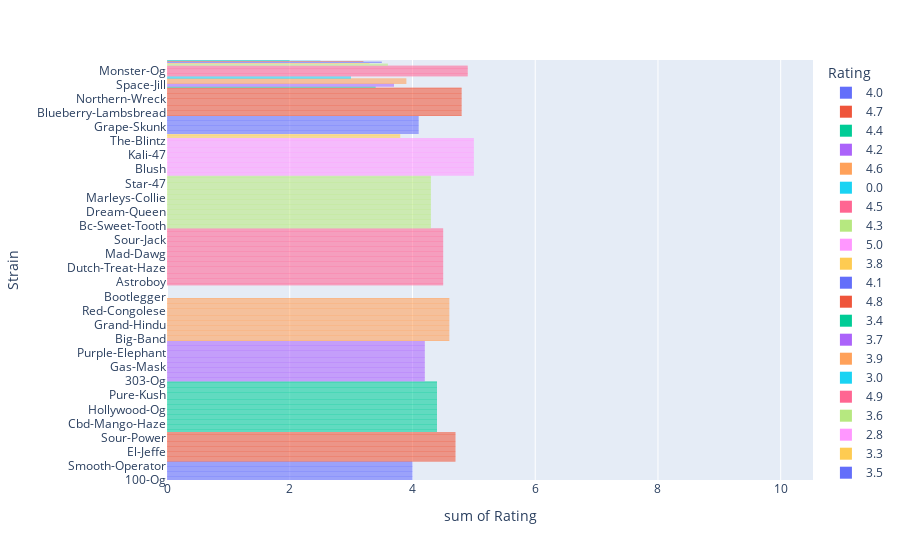

Source (notebook cell):
### Markdown cell above
Now THAT is funny.

### Code cell
px.histogram(df, x='Rating', y='Strain', color='Rating')

### Figure 1 — Plotly figure (JSON) as saved in the notebook; plotly's stock layout.template omitted (floating-point values rounded to 4 significant figures; data arrays with more than 128 entries replaced by an {"elided": "..."} marker saying what was removed)
{"data": [{"alignmentgroup": "True", "bingroup": "y", "histfunc": "sum", "hovertemplate": "Rating=4.0<br>sum of Rating=%{x}<br>Strain=%{y}<extra></extra>", "legendgroup": "4.0", "marker": {"color": "#636efa"}, "name": "4.0", "offsetgroup": "4.0", "orientation": "h", "showlegend": true, "type": "histogram", "x": [4, 4, 4, 4, 4, 4, 4, 4, 4, 4, 4, 4, 4, 4, 4, 4, 4, 4, 4, 4, 4, 4, 4, 4, 4, 4, 4, 4, 4, 4, 4, 4, 4, 4, 4, 4, 4, 4, 4, 4, 4, 4, 4, 4, 4, 4, 4, 4, 4, 4, 4, 4, 4, 4, 4, 4, 4, 4, 4, 4, 4, 4, 4, 4, 4, 4, 4, 4, 4, 4, 4, 4, 4, 4, 4, 4, 4, 4, 4, 4, 4, 4, 4, 4, 4, 4, 4, 4, 4, 4, 4, 4, 4, 4, 4, 4, 4, 4, 4, 4, 4, 4, 4, 4], "xaxis": "x", "y": ["100-Og", "Ak-48", "Afghan-Big-Bud", "Alien-Apparition", "Armageddon", "Belladonna", "Big-Holy-Nina", "Big-Skunk-Korean", "Big-Sur-Holy-Bud", "Black-Dhalia", "Black-Larry-Bird", "Black-Magic", "Black-Roses", "Blue-Mountain-Fire", "Blueberry-Triple-Og", "Blues", "Bogart", "Boggle-Gum", "Bubba-Doja", "Bubbas-Bitch", "Capleton", "Cello-Sweet-Og", "Central-American", "Chocolope-Kush", "Dj-Smoke", "Damn-Sour", "Day-Tripper", "Domino", "Dr-Bubbles", "Dreadlock", "Dutch-Haze", "Elephant", "Fire-Alien-Strawberry", "First-48", "Fruitylicious", "Gto", "Ghost-Ship", "Government-Mule", "Gravity", "Hawaiian-Thunder-Fuck", "Haze-Mist", "Honey-Rock", "I-95", "Irish-Cream", "Js-Famous-Kush", "K2", "Kaleidos-Dope", "Kaptns-Grand-Dream", "Kiss", "Krakatoa", "Kush-N-Cheese", "Kushashima", "Ladyburn-1974", "Lamborghini", "Legendary-Lemon", "Lem-Chem", "Leonidas", "Magic-Jordan", "Mau-Mau", "Maui-Berry", "Mega-Jackpot", "Mendocino-Madness", "Mission-Kush", "Misty-Morning", "Ms-Universe", "Nepalese-Jam", "North-Indian", "Northern-Cross", "Og-Eddy-Lepp", "Old-Mother-Sativa", "Orange-Romulan", "Pineapple-Cookies", "Pineapple-Thai", "Pink-Berry", "Poochie-Love", "Power-Kush", "Red-Cherry-Berry", "Romping-Goddess", "Silver-Back", "Smooth-Operator", "Snow-Mountain", "Snow-Ryder", "Sour-Breath", "South-American", "South-Asian", "Strawberry-Alien-Kush", "Super-Cat-Piss", "Superstar", "Sweet-Deep-Grapefruit", "Swiss-Bliss", "Tangelo-Kush", "Thai-Girl", "Thai-Tanic", "Hog", "The-Sheriff", "Tommys-Home-Grown", "Transformer", "Very-Berry-Haze", "Waldo", "Wembley", "White-Haze", "White-Zombie", "Wonderwoman-Og", "X-Tra-Chz"], "yaxis": "y"}, {"alignmentgroup": "True", "bingroup": "y", "histfunc": "sum", "hovertemplate": "Rating=4.7<br>sum of Rating=%{x}<br>Strain=%{y}<extra></extra>", "legendgroup": "4.7", "marker": {"color": "#EF553B"}, "name": "4.7", "offsetgroup": "4.7", "orientation": "h", "showlegend": true, "type": "histogram", "x": {"elided": "164 float values"}, "xaxis": "x", "y": {"elided": "164 str values"}, "yaxis": "y"}, {"alignmentgroup": "True", "bingroup": "y", "histfunc": "sum", "hovertemplate": "Rating=4.4<br>sum of Rating=%{x}<br>Strain=%{y}<extra></extra>", "legendgroup": "4.4", "marker": {"color": "#00cc96"}, "name": "4.4", "offsetgroup": "4.4", "orientation": "h", "showlegend": true, "type": "histogram", "x": {"elided": "284 float values"}, "xaxis": "x", "y": {"elided": "284 str values"}, "yaxis": "y"}, {"alignmentgroup": "True", "bingroup": "y", "histfunc": "sum", "hovertemplate": "Rating=4.2<br>sum of Rating=%{x}<br>Strain=%{y}<extra></extra>", "legendgroup": "4.2", "marker": {"color": "#ab63fa"}, "name": "4.2", "offsetgroup": "4.2", "orientation": "h", "showlegend": true, "type": "histogram", "x": {"elided": "225 float values"}, "xaxis": "x", "y": {"elided": "225 str values"}, "yaxis": "y"}, {"alignmentgroup": "True", "bingroup": "y", "histfunc": "sum", "hovertemplate": "Rating=4.6<br>sum of Rating=%{x}<br>Strain=%{y}<extra></extra>", "legendgroup": "4.6", "marker": {"color": "#FFA15A"}, "name": "4.6", "offsetgroup": "4.6", "orientation": "h", "showlegend": true, "type": "histogram", "x": {"elided": "242 float values"}, "xaxis": "x", "y": {"elided": "242 str values"}, "yaxis": "y"}, {"alignmentgroup": "True", "bingroup": "y", "histfunc": "sum", "hovertemplate": "Rating=0.0<br>sum of Rating=%{x}<br>Strain=%{y}<extra></extra>", "legendgroup": "0.0", "marker": {"color": "#19d3f3"}, "name": "0.0", "offsetgroup": "0.0", "orientation": "h", "showlegend": true, "type": "histogram", "x": [0, 0, 0, 0, 0, 0, 0, 0, 0, 0, 0, 0, 0, 0, 0, 0, 0, 0, 0, 0, 0, 0, 0, 0, 0, 0, 0, 0, 0, 0, 0, 0, 0, 0, 0, 0, 0, 0, 0, 0, 0, 0, 0, 0, 0, 0, 0, 0, 0, 0, 0, 0, 0, 0, 0, 0, 0, 0, 0, 0, 0, 0, 0, 0, 0, 0, 0, 0, 0, 0, 0], "xaxis": "x", "y": ["3-Bears-Og", "Afrikaner", "Bangi-Haze", "Bermuda-Sour", "Blizzard-Bush", "Blue-Trane", "Bodega-Bubblegum", "Boombaye", "Bootlegger", "Bright-Moments", "Bronze-Whaler", "Bubba-Hash", "Burnt-Cookies", "Cbd-Rich-Blessing", "Cackleberry", "Calyx-Og", "Caramel-Kona-Coffee-Cookies", "Cherry-Fire", "Chocoholic", "Chocolate-Meringue", "Chocolate-Tonic", "Dr-Quantum", "Erdpurt", "Fn-Louzer", "Godzilla-Blood", "Golden-Soda", "Grape-Dawg", "Hannibal-Nectar", "Hayleys-Haze", "Ifc-Og", "Intergalactic", "Jacky-Girl", "Laughing-Gas", "Lazy-Train", "Legend-Of-Nigeria", "Lemon-Crme", "Lennon", "Lost-Sierra-Night-Nurse", "Mc1", "Martian-Muffins", "Og-1-Kenobi", "Orange-Kush-Breath", "Patti-Cake", "Pestilence", "Peyton-Manning", "Pineapple-Calyx", "Pia-Collision", "Proper-Pho-Shatter-S", "Proper-Pho-Shatter-H", "Proper-Pho-Shatter-I", "Purple-Animal-Cookies", "Purple-Frost", "Rare-Darkness", "Rebel-Tangie-Kandy", "Red-Velvet-Pie", "Rigger-Kush", "Seattlesoda", "Sky-Master", "Soulshine-Aloha", "Sour-Cherry-Sherbert", "South-Asian-Sativa", "Sugar-Calyx", "Sugar-Pine", "Sunlight-Skunk", "Sweet-Hawaiian-Tangie-Banana", "Tangie-Sunrise", "The-Fork", "The-Wills", "Tonics-Web", "Violeta", "White-Ryder"], "yaxis": "y"}, {"alignmentgroup": "True", "bingroup": "y", "histfunc": "sum", "hovertemplate": "Rating=4.5<br>sum of Rating=%{x}<br>Strain=%{y}<extra></extra>", "legendgroup": "4.5", "marker": {"color": "#FF6692"}, "name": "4.5", "offsetgroup": "4.5", "orientation": "h", "showlegend": true, "type": "histogram", "x": {"elided": "317 float values"}, "xaxis": "x", "y": {"elided": "317 str values"}, "yaxis": "y"}, {"alignmentgroup": "True", "bingroup": "y", "histfunc": "sum", "hovertemplate": "Rating=4.3<br>sum of Rating=%{x}<br>Strain=%{y}<extra></extra>", "legendgroup": "4.3", "marker": {"color": "#B6E880"}, "name": "4.3", "offsetgroup": "4.3", "orientation": "h", "showlegend": true, "type": "histogram", "x": {"elided": "297 float values"}, "xaxis": "x", "y": {"elided": "297 str values"}, "yaxis": "y"}, {"alignmentgroup": "True", "bingroup": "y", "histfunc": "sum", "hovertemplate": "Rating=5.0<br>sum of Rating=%{x}<br>Strain=%{y}<extra></extra>", "legendgroup": "5.0", "marker": {"color": "#FF97FF"}, "name": "5.0", "offsetgroup": "5.0", "orientation": "h", "showlegend": true, "type": "histogram", "x": {"elided": "210 int values"}, "xaxis": "x", "y": {"elided": "210 str values"}, "yaxis": "y"}, {"alignmentgroup": "True", "bingroup": "y", "histfunc": "sum", "hovertemplate": "Rating=3.8<br>sum of Rating=%{x}<br>Strain=%{y}<extra></extra>", "legendgroup": "3.8", "marker": {"color": "#FECB52"}, "name": "3.8", "offsetgroup": "3.8", "orientation": "h", "showlegend": true, "type": "histogram", "x": [3.8, 3.8, 3.8, 3.8, 3.8, 3.8, 3.8, 3.8, 3.8, 3.8, 3.8, 3.8, 3.8, 3.8, 3.8, 3.8, 3.8, 3.8, 3.8, 3.8, 3.8, 3.8, 3.8], "xaxis": "x", "y": ["A-10", "Afkansastan", "Alien-Abduction", "Bb-King", "Blue-Bastard", "Bubble-Cheese", "Bubblegun", "Diesel-Duff", "Donegal", "Early-Girl", "El-Nino", "Green-Haze", "Green-Kush", "Hawaiian-Delight", "Highwayman", "Mossad", "Old-School-Og", "Root-Beer-Kush", "Serious-6", "Skywalker-Alien", "South-Indian-Indica", "Thaidal-Wave", "Wild-Thailand"], "yaxis": "y"}, {"alignmentgroup": "True", "bingroup": "y", "histfunc": "sum", "hovertemplate": "Rating=4.1<br>sum of Rating=%{x}<br>Strain=%{y}<extra></extra>", "legendgroup": "4.1", "marker": {"color": "#636efa"}, "name": "4.1", "offsetgroup": "4.1", "orientation": "h", "showlegend": true, "type": "histogram", "x": [4.1, 4.1, 4.1, 4.1, 4.1, 4.1, 4.1, 4.1, 4.1, 4.1, 4.1, 4.1, 4.1, 4.1, 4.1, 4.1, 4.1, 4.1, 4.1, 4.1, 4.1, 4.1, 4.1, 4.1, 4.1, 4.1, 4.1, 4.1, 4.1, 4.1, 4.1, 4.1, 4.1, 4.1, 4.1, 4.1, 4.1, 4.1, 4.1, 4.1, 4.1, 4.1, 4.1, 4.1, 4.1, 4.1, 4.1, 4.1, 4.1, 4.1, 4.1, 4.1, 4.1, 4.1, 4.1, 4.1, 4.1, 4.1, 4.1, 4.1, 4.1, 4.1, 4.1, 4.1, 4.1, 4.1, 4.1, 4.1, 4.1, 4.1, 4.1, 4.1, 4.1, 4.1, 4.1, 4.1, 4.1, 4.1, 4.1, 4.1, 4.1, 4.1, 4.1, 4.1, 4.1, 4.1, 4.1, 4.1, 4.1, 4.1, 4.1, 4.1, 4.1, 4.1, 4.1, 4.1, 4.1, 4.1, 4.1, 4.1, 4.1], "xaxis": "x", "y": ["A-Train", "Ace-Of-Spades", "Afghan-Hawaiian", "Afghan-Kush", "Afghanica", "Afghooey", "Afgoo", "Alien-Hallucination", "Anesthesia", "Arabian-Gold", "Aspen-Og", "B-52", "Big-Bang", "Big-Wreck", "Black-Diesel", "Black-Ice", "Black-Label-Kush", "Black-Widow", "Blackberry-Diesel", "Blue-Boy", "Blue-Goo", "Blue-Persuasion", "Bubble-Gum", "Cannadential", "Caramelo", "Cheese", "Chem-Crush", "Chocolate-Thunder", "Church-Og", "Dawgfather-Og", "Devils-Tit", "Diablo", "Dieseltonic", "Early-Skunk", "Edelweiss", "Elderberry-Kush", "Enemy-Of-The-State", "Garlic-Bud", "Grand-Hustle", "Grape-Skunk", "Green-Cheese", "Green-Love-Potion", "Guava-Kush", "Guido-Kush", "Haole", "Hawaiian-Sunrise", "Heavy-Duty-Fruity", "Ice", "Ice-Cream", "Industrial-Plant", "Jack-Haze", "Jack-Kush", "Jacked-Up", "Jock-Horror", "Juicy-Fruit", "K1", "Kali-Mist", "Katsu-Kush", "Lavender", "Lavender-Haze", "Lemon-Daddy", "Lemon-Drop", "Lemon-Kush", "Lemon-Larry-Lavender", "Lemon-Thai", "Lemon-Wreck", "Loud-Dream", "Madagascar", "Mango", "Medusa", "Ogre", "Orange-Dream", "Orange-Kush", "Orange-Skunk", "Pineapple-Trainwreck", "Pink-Pez", "Pink-Starburst", "Platinum-Wreck", "Poison-Haze", "Pure-Og", "Purple-Maui", "Purple-People-Eater", "Raskal-Og", "Russian-Rocket-Fuel", "Satori", "Sensi-Star", "Sexxpot", "Shark-Bite", "Skunk-Haze", "Skunk-1", "Snowcap", "Soul-Shine", "Starfighter", "Sugar-Kush", "Super-Bud", "Sweet-Diesel", "Tangerine-Kush", "Tiger-Woods", "Toxic-Punch", "U2-Kush", "White-Berry"], "yaxis": "y"}, {"alignmentgroup": "True", "bingroup": "y", "histfunc": "sum", "hovertemplate": "Rating=4.8<br>sum of Rating=%{x}<br>Strain=%{y}<extra></extra>", "legendgroup": "4.8", "marker": {"color": "#EF553B"}, "name": "4.8", "offsetgroup": "4.8", "orientation": "h", "showlegend": true, "type": "histogram", "x": {"elided": "159 float values"}, "xaxis": "x", "y": {"elided": "159 str values"}, "yaxis": "y"}, {"alignmentgroup": "True", "bingroup": "y", "histfunc": "sum", "hovertemplate": "Rating=3.4<br>sum of Rating=%{x}<br>Strain=%{y}<extra></extra>", "legendgroup": "3.4", "marker": {"color": "#00cc96"}, "name": "3.4", "offsetgroup": "3.4", "orientation": "h", "showlegend": true, "type": "histogram", "x": [3.4, 3.4, 3.4, 3.4, 3.4], "xaxis": "x", "y": ["Afcrack", "Blue-Kripple", "Madcow", "Mexican", "Snow-Diesel"], "yaxis": "y"}, {"alignmentgroup": "True", "bingroup": "y", "histfunc": "sum", "hovertemplate": "Rating=3.7<br>sum of Rating=%{x}<br>Strain=%{y}<extra></extra>", "legendgroup": "3.7", "marker": {"color": "#ab63fa"}, "name": "3.7", "offsetgroup": "3.7", "orientation": "h", "showlegend": true, "type": "histogram", "x": [3.7, 3.7, 3.7, 3.7, 3.7, 3.7, 3.7, 3.7, 3.7, 3.7, 3.7, 3.7, 3.7, 3.7, 3.7, 3.7], "xaxis": "x", "y": ["Afghan-Diesel", "Bakerstreet", "Blackberry-Hashplant", "Blue-Thai", "Dream-Police", "Green-Monster", "Ill-Og", "Josh-D-Og", "La-Jack", "Malakoff", "Rene-Mist", "Space-Jill", "Space-Needle", "Swazi-Gold", "Tahoe-Hydro-Champagne", "Taliban-Poison"], "yaxis": "y"}, {"alignmentgroup": "True", "bingroup": "y", "histfunc": "sum", "hovertemplate": "Rating=3.9<br>sum of Rating=%{x}<br>Strain=%{y}<extra></extra>", "legendgroup": "3.9", "marker": {"color": "#FFA15A"}, "name": "3.9", "offsetgroup": "3.9", "orientation": "h", "showlegend": true, "type": "histogram", "x": [3.9, 3.9, 3.9, 3.9, 3.9, 3.9, 3.9, 3.9, 3.9, 3.9, 3.9, 3.9, 3.9, 3.9, 3.9, 3.9, 3.9, 3.9, 3.9, 3.9, 3.9, 3.9, 3.9, 3.9, 3.9, 3.9, 3.9, 3.9, 3.9], "xaxis": "x", "y": ["African", "Amethyst", "Argyle", "Big-Bud", "Black-Velvet", "Blue-Satellite", "Brainstorm-Haze", "Cat-Piss", "Copper-Kush", "Deadwood", "Deep-Purple", "Digweed", "Dutch-Kush", "Early-Miss", "Early-Pearl", "Franks-Gift", "Grape-Kush", "Kiwiskunk", "Magnum", "Mango-Dream", "Marcosus-Marshmellow", "Motavation", "Night-Train", "Nuggetry-Og", "Pluto-Kush", "Sour-Chocolate", "Sweet-Nina", "Velvet-Bud", "Warlock"], "yaxis": "y"}, {"alignmentgroup": "True", "bingroup": "y", "histfunc": "sum", "hovertemplate": "Rating=3.0<br>sum of Rating=%{x}<br>Strain=%{y}<extra></extra>", "legendgroup": "3.0", "marker": {"color": "#19d3f3"}, "name": "3.0", "offsetgroup": "3.0", "orientation": "h", "showlegend": true, "type": "histogram", "x": [3, 3, 3, 3, 3, 3, 3, 3, 3, 3, 3, 3, 3], "xaxis": "x", "y": ["Als-Dream", "Avi", "Coconut-Oil", "Ethiopian", "Honduras", "Kubbie-Kush", "Orange-Wreck", "Queens-Panties", "Tahoe-Purps", "Tigermelon", "True-X", "White-Chocolate", "White-Strawberry"], "yaxis": "y"}, {"alignmentgroup": "True", "bingroup": "y", "histfunc": "sum", "hovertemplate": "Rating=4.9<br>sum of Rating=%{x}<br>Strain=%{y}<extra></extra>", "legendgroup": "4.9", "marker": {"color": "#FF6692"}, "name": "4.9", "offsetgroup": "4.9", "orientation": "h", "showlegend": true, "type": "histogram", "x": [4.9, 4.9, 4.9, 4.9, 4.9, 4.9, 4.9, 4.9, 4.9, 4.9, 4.9, 4.9, 4.9, 4.9, 4.9, 4.9, 4.9, 4.9, 4.9, 4.9, 4.9, 4.9, 4.9, 4.9, 4.9, 4.9, 4.9, 4.9, 4.9, 4.9, 4.9, 4.9, 4.9, 4.9, 4.9, 4.9, 4.9, 4.9, 4.9, 4.9, 4.9, 4.9, 4.9, 4.9, 4.9, 4.9, 4.9, 4.9, 4.9, 4.9, 4.9, 4.9, 4.9, 4.9, 4.9, 4.9, 4.9, 4.9, 4.9], "xaxis": "x", "y": ["Alien-Reunion", "Blue-Buddha", "Blue-Treat", "Blue-Zkittlez", "Blueberry-Ak", "Brooklyn-Mango", "Bubba-Tom-Hayes", "Burkle", "Chiquita-Banana", "Chloe", "Crazy-Miss-Hyde", "Dank-Schrader", "Destroyer", "Durga-Mata", "Dutch-Thunder-Fuck", "El-Perro", "Emperor-Cookie-Dough", "Extreme-Og", "Frida", "Fruity-Widow", "Full-Moon", "Gandalf-Og", "Ginger-Ale", "Grape-Soda", "Himalayan-Blackberry", "Johnnys-Tonic", "Krishna-Kush", "Larry-Bird-Kush", "Lemonhead-Og", "Mai-Tai-Cookies", "Merlot-Og", "Middlefork-X-Pineapple-Express", "Monster-Og", "Moonwalker-Kush", "Moose-And-Lobsta", "Morning-Glory", "Nicole-Kush", "Nova", "Orange-Hill-Special", "Panama-Punch", "Peyote-Cookies", "Reclining-Buddha", "Russian-Assassin", "Satellite-Og", "Sin-City-Kush", "Sour-Dubble", "Strawberry-Blondie", "Summertime-Squeeze", "Supermax-Og", "Tahoe-Hydro-Og", "The-One", "The-Wife", "Thunderstruck", "Tree-Of-Life", "Trix", "Urkle-Train-Haze", "Az-Super-Sour-Og", "Wmd", "Wellness-Og"], "yaxis": "y"}, {"alignmentgroup": "True", "bingroup": "y", "histfunc": "sum", "hovertemplate": "Rating=3.6<br>sum of Rating=%{x}<br>Strain=%{y}<extra></extra>", "legendgroup": "3.6", "marker": {"color": "#B6E880"}, "name": "3.6", "offsetgroup": "3.6", "orientation": "h", "showlegend": true, "type": "histogram", "x": [3.6, 3.6, 3.6, 3.6, 3.6, 3.6, 3.6, 3.6, 3.6, 3.6, 3.6], "xaxis": "x", "y": ["Apple-Jack", "Avalon", "Barbara-Bud", "Boysenberry", "California-Sour", "Freezeland", "Kuchi", "Purple-Sage", "Q3", "Sweet-Lafayette", "West-Og"], "yaxis": "y"}, {"alignmentgroup": "True", "bingroup": "y", "histfunc": "sum", "hovertemplate": "Rating=2.8<br>sum of Rating=%{x}<br>Strain=%{y}<extra></extra>", "legendgroup": "2.8", "marker": {"color": "#FF97FF"}, "name": "2.8", "offsetgroup": "2.8", "orientation": "h", "showlegend": true, "type": "histogram", "x": [2.8], "xaxis": "x", "y": ["Blue-Bayou"], "yaxis": "y"}, {"alignmentgroup": "True", "bingroup": "y", "histfunc": "sum", "hovertemplate": "Rating=3.3<br>sum of Rating=%{x}<br>Strain=%{y}<extra></extra>", "legendgroup": "3.3", "marker": {"color": "#FECB52"}, "name": "3.3", "offsetgroup": "3.3", "orientation": "h", "showlegend": true, "type": "histogram", "x": [3.3, 3.3, 3.3], "xaxis": "x", "y": ["Cheeseburger", "Lethal-Purple", "Mexican-Sativa"], "yaxis": "y"}, {"alignmentgroup": "True", "bingroup": "y", "histfunc": "sum", "hovertemplate": "Rating=3.5<br>sum of Rating=%{x}<br>Strain=%{y}<extra></extra>", "legendgroup": "3.5", "marker": {"color": "#636efa"}, "name": "3.5", "offsetgroup": "3.5", "orientation": "h", "showlegend": true, "type": "histogram", "x": [3.5, 3.5, 3.5, 3.5, 3.5, 3.5, 3.5, 3.5, 3.5], "xaxis": "x", "y": ["Critters-Cookies", "Ether", "Golden-Tangie", "Kush-Rise", "Mango-Habanero", "Og-Sour-Diesel", "Pokie", "Purple-Goat", "Southern-Lights"], "yaxis": "y"}, {"alignmentgroup": "True", "bingroup": "y", "histfunc": "sum", "hovertemplate": "Rating=3.2<br>sum of Rating=%{x}<br>Strain=%{y}<extra></extra>", "legendgroup": "3.2", "marker": {"color": "#EF553B"}, "name": "3.2", "offsetgroup": "3.2", "orientation": "h", "showlegend": true, "type": "histogram", "x": [3.2, 3.2, 3.2], "xaxis": "x", "y": ["M-39", "Purple-Tonic", "Red-Widow"], "yaxis": "y"}, {"alignmentgroup": "True", "bingroup": "y", "histfunc": "sum", "hovertemplate": "Rating=2.0<br>sum of Rating=%{x}<br>Strain=%{y}<extra></extra>", "legendgroup": "2.0", "marker": {"color": "#00cc96"}, "name": "2.0", "offsetgroup": "2.0", "orientation": "h", "showlegend": true, "type": "histogram", "x": [2, 2], "xaxis": "x", "y": ["Murkle", "Tuna-Og"], "yaxis": "y"}, {"alignmentgroup": "True", "bingroup": "y", "histfunc": "sum", "hovertemplate": "Rating=1.0<br>sum of Rating=%{x}<br>Strain=%{y}<extra></extra>", "legendgroup": "1.0", "marker": {"color": "#ab63fa"}, "name": "1.0", "offsetgroup": "1.0", "orientation": "h", "showlegend": true, "type": "histogram", "x": [1], "xaxis": "x", "y": ["Purple-Tide"], "yaxis": "y"}, {"alignmentgroup": "True", "bingroup": "y", "histfunc": "sum", "hovertemplate": "Rating=3.1<br>sum of Rating=%{x}<br>Strain=%{y}<extra></extra>", "legendgroup": "3.1", "marker": {"color": "#FFA15A"}, "name": "3.1", "offsetgroup": "3.1", "orientation": "h", "showlegend": true, "type": "histogram", "x": [3.1], "xaxis": "x", "y": ["Raw-Diesel"], "yaxis": "y"}, {"alignmentgroup": "True", "bingroup": "y", "histfunc": "sum", "hovertemplate": "Rating=2.5<br>sum of Rating=%{x}<br>Strain=%{y}<extra></extra>", "legendgroup": "2.5", "marker": {"color": "#19d3f3"}, "name": "2.5", "offsetgroup": "2.5", "orientation": "h", "showlegend": true, "type": "histogram", "x": [2.5], "xaxis": "x", "y": ["White-Walrus"], "yaxis": "y"}], "layout": {"barmode": "relative", "legend": {"title": {"text": "Rating"}, "tracegroupgap": 0}, "margin": {"t": 60}, "xaxis": {"anchor": "y", "categoryarray": [4, 4.7, 4.4, 4.2, 4.6, 0, 4.5, 4.3, 5, 3.8, 4.1, 4.8, 3.4, 3.7, 3.9, 3, 4.9, 3.6, 2.8, 3.3, 3.5, 3.2, 2, 1, 3.1, 2.5], "categoryorder": "array", "domain": [0, 1], "title": {"text": "sum of Rating"}}, "yaxis": {"anchor": "x", "domain": [0, 1], "title": {"text": "Strain"}}}}
